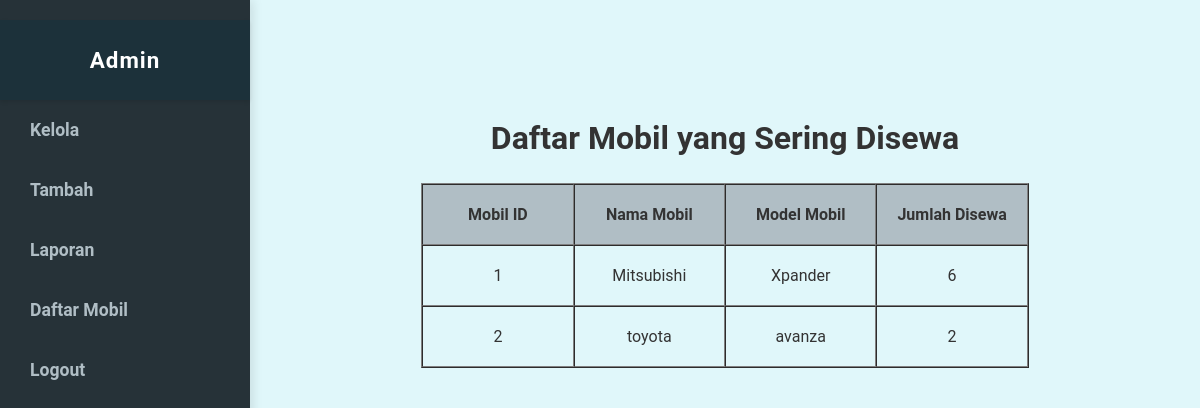
The app's page /DaftarMobil.php with its own data.
### tables this page shows
CREATE TABLE `mobil` (
  `mobil_id` int(11) NOT NULL,
  `nama_mobil` varchar(100) NOT NULL,
  `model_mobil` varchar(100) DEFAULT NULL,
  `harga_perhari` decimal(10,2) DEFAULT NULL,
  `status_ketersediaan` varchar(50) DEFAULT 'Available',
  `gambar` varchar(255) DEFAULT NULL,
  `jumlah_disewa` int(11) NOT NULL
);

### DaftarMobil.php (the view, shortened to what this page needs)
<?php
$query = " SELECT mobil.mobil_id, mobil.nama_mobil, mobil.model_mobil, COUNT(penyewaan.mobil_id) AS jumlah_disewa
    FROM mobil
    LEFT JOIN penyewaan ON mobil.mobil_id = penyewaan.mobil_id
    GROUP BY mobil.mobil_id, mobil.nama_mobil, mobil.model_mobil
    ORDER BY jumlah_disewa DESC;
";
global $con;
$data = mysqli_query($con, $query);
?>
<!DOCTYPE html>
<html lang="en">
<head>
    <link rel="stylesheet" href="./CSS/DaftarMobil.css">
</head>
<body>
<div class="sidebar">
        <header>Admin</header>
        <ul>
            <li><a href="adminKelola.php">Kelola</a></li>
            <li><a href="adminTambah.php">Tambah</a></li>
            <li><a href="laporan.php">Laporan</a></li>
            <li><a href="DaftarMobil.php">Daftar Mobil</a></li>
            <li><a href="logout.php">Logout</a></li>
        </ul>
    </div>
    <header>
        <div class="daftar">
            <h1>Daftar Mobil yang Sering Disewa</h1>
        </div>
    </header>
    <main>
        <table border="1" cellpadding="10" cellspacing="0">
            <tr>
                <th>Mobil ID</th>
                <th>Nama Mobil</th>
                <th>Model Mobil</th>
                <th>Jumlah Disewa</th>
            </tr>
            <?php while ($row = mysqli_fetch_assoc($data)) { ?>
                <tr>
                    <td><?php echo $row['mobil_id']; ?></td>
                    <td><?php echo $row['nama_mobil']; ?></td>
                    <td><?php echo $row['model_mobil']; ?></td>
                    <td><?php echo $row['jumlah_disewa'] ?></td>
                </tr>
            <?php } ?>
        </table>
    </main>
</body>
</html>

### CSS/DaftarMobil.css (style rules this page uses)
* { margin: 0; padding: 0; font-family: 'Montserrat', 'Roboto', sans-serif; box-sizing: border-box; }
body { background-color: #e0f7fa; color: #333; display: flex; justify-content: center; align-items: center; height: 100vh; padding-left: 250px; }
.sidebar { position: fixed; left: 0; top: 0; width: 250px; height: 100%; background-color: #263238; box-shadow: 3px 0 10px rgba(0, 0, 0, 0.1); padding-top: 20px; transition: all 0.3s ease; }
.sidebar header { font-size: 1.4rem; color: #ffffff; text-align: center; line-height: 80px; background-color: #1c313a; font-weight: bold; letter-spacing: 1px; box-shadow: 0 2px 4px rgba(0, 0, 0, 0.1); }
.sidebar li { list-style: none; text-decoration: none; }
.sidebar ul a { display: block; height: 60px; padding-left: 30px; line-height: 60px; font-size: 1.1rem; color: #b0bec5; text-decoration: none; font-weight: 600; transition: all 0.3s ease; }
header { position: relative; }
header .daftar { display: flex; flex-direction: column; justify-content: center; align-items: center; margin-bottom: 525px; }
main { position: fixed; }
main table { margin-bottom: 250px; }
table tr th, td { padding: 20px; width: 25%; text-align: center; }
table tr th { background-color: #b0bec5; }

### records on screen
mobil: mobil_id "1", nama_mobil "Mitsubishi", model_mobil "Xpander", jumlah_disewa "6"
mobil: mobil_id "2", nama_mobil "toyota", model_mobil "avanza", jumlah_disewa "2"
